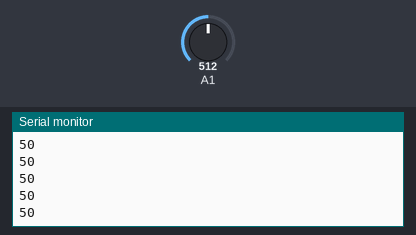
Bench run of a sketch on a simulated Arduino Uno, built with avr-gcc and run on an emulated ATmega328P. Parts: the last lines printed to the serial monitor. The test bench sets the inputs (shaded band); at power-on: A1 = 512.

Above: at 1.2 s.
1.3 s: A1 set to 716
At 1.31 s:
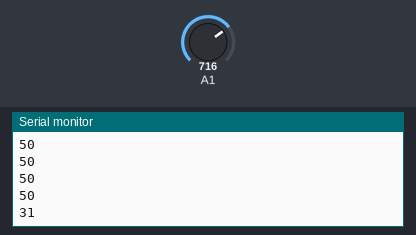
2.8 s: A1 set to 900
At 2.81 s:
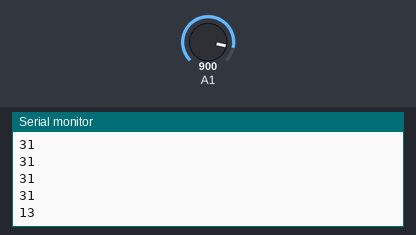
Timing chart, 0 to 5.8 s (numbered marks = the images above; inputs shaded):
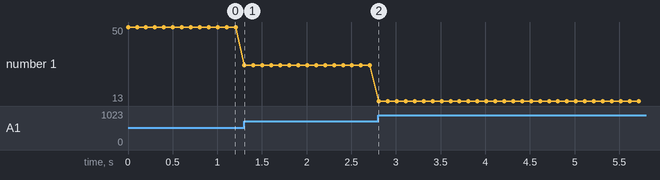

The sketch:

Arduino_aula5_pt_3_.ino
```cpp
//Código para ler percentual de luminosidade do LDR

int ldrValor = 0; // valor da ldr
int ldrPerc = 0; // percentual da ldr


void setup() {
  Serial.begin(115200);

}

void loop() {

  ldrValor = analogRead(A1); // ler o botao analogico ligado ao A0

  ldrPerc = map(ldrValor,0,1024,100,0); //criei um mapa para ler o valor de ldr, me mostre de 0 a 1024 e de 100 a 0%

  Serial.println(ldrPerc); // printa o percentual

  delay(100); //delay para n dar erros

}//fim loop
   
```

Measured:
- after the input at 1.3 s, the serial monitor: prints a new line at once (image 1)
- after the input at 2.8 s, the serial monitor: prints a new line at once (image 2)
- plotted number 1: 50 → 31 after the input at 1.3 s, 31 → 13 after the input at 2.8 s
